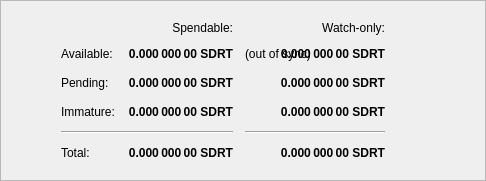
                <widget class="QFrame" name="frame">
                    <property name="frameShape">
                        <enum>QFrame::StyledPanel</enum>
                    </property>
                    <property name="frameShadow">
                        <enum>QFrame::Raised</enum>
                    </property>
                    <layout class="QHBoxLayout">
                         <item>
                            <spacer name="horizontalSpacerWalletSecruity">
                                <property name="orientation">
                                    <enum>Qt::Horizontal</enum>
                                </property>
                                <property name="sizeHint" stdset="0">
                                    <size>
                                        <width>40</width>
                                        <height>1</height>
                                    </size>
                                </property>
                            </spacer>
                        </item>
                        <item>
                            <widget class="QFrame">
                                <layout class="QVBoxLayout" name="verticalLayout_4">
                                   
                                    <item>
                                        <layout class="QGridLayout" name="gridLayout">
                                            <property name="spacing">
                                                <number>12</number>
                                            </property>
                                            <item row="0" column="1">
                                                <widget class="QLabel" name="labelSpendable">
                                                    <property name="text">
                                                        <string>Spendable:</string>
                                                    </property>
                                                    <property name="alignment">
                                                        <set>Qt::AlignRight|Qt::AlignTrailing|Qt::AlignVCenter</set>
                                                    </property>
                                                </widget>
                                            </item>
                                            <item row="0" column="2">
                                                <widget class="QLabel" name="labelWatchonly">
                                                    <property name="text">
                                                        <string>Watch-only:</string>
                                                    </property>
                                                    <property name="alignment">
                                                        <set>Qt::AlignRight|Qt::AlignTrailing|Qt::AlignVCenter</set>
                                                    </property>
                                                </widget>
                                            </item>
                                            <item row="1" column="0">
                                                <widget class="QLabel" name="labelBalanceText">
                                                    <property name="text">
                                                        <string>Available:</string>
                                                    </property>
                                                </widget>
                                            </item>
                                            <item row="1" column="1">
                                                <widget class="QLabel" name="labelBalance">
                                                    <property name="font">
                                                        <font>
                                                            <weight>75</weight>
                                                            <bold>true</bold>
                                                        </font>
                                                    </property>
                                                    <property name="cursor">
                                                        <cursorShape>IBeamCursor</cursorShape>
                                                    </property>
                                                    <property name="toolTip">
                                                        <string>Your current spendable balance</string>
                                                    </property>
                                                    <property name="text">
                                                        <string notr="true">0.000 000 00 SDRT</string>
                                                    </property>
                                                    <property name="alignment">
                                                        <set>Qt::AlignRight|Qt::AlignTrailing|Qt::AlignVCenter</set>
                                                    </property>
                                                    <property name="textInteractionFlags">
                                                        <set>Qt::LinksAccessibleByMouse|Qt::TextSelectableByKeyboard|Qt::TextSelectableByMouse</set>
                                                    </property>
                                                </widget>
                                            </item>
                                            <item row="1" column="2">
                                                <widget class="QLabel" name="labelWalletStatus">
                                                    <property name="toolTip">
                                                        <string>The displayed information may be out of date. Your wallet automatically synchronizes with the SDRT network after a connection is established, but this process has not completed yet.</string>
                                                    </property>
                                                    <property name="text">
                                                        <string notr="true">(out of sync)</string>
                                                    </property>
                                                    <property name="alignment">
                                                        <set>Qt::AlignLeading|Qt::AlignLeft|Qt::AlignVCenter</set>
                                                    </property>
                                                </widget>
                                            </item>
                                            <item row="1" column="2">
                                                <widget class="QLabel" name="labelWatchAvailable">
                                                    <property name="font">
                                                        <font>
                                                            <weight>75</weight>
                                                            <bold>true</bold>
                                                        </font>
                                                    </property>
                                                    <property name="cursor">
                                                        <cursorShape>IBeamCursor</cursorShape>
                                                    </property>
                                                    <property name="toolTip">
                                                        <string>Your current balance in watch-only addresses</string>
                                                    </property>
                                                    <property name="text">
                                                        <string notr="true">0.000 000 00 SDRT</string>
                                                    </property>
                                                    <property name="alignment">
                                                        <set>Qt::AlignRight|Qt::AlignTrailing|Qt::AlignVCenter</set>
                                                    </property>
                                                    <property name="textInteractionFlags">
                                                        <set>Qt::LinksAccessibleByMouse|Qt::TextSelectableByKeyboard|Qt::TextSelectableByMouse</set>
                                                    </property>
                                                </widget>
                                            </item>
                                            <item row="2" column="0">
                                                <widget class="QLabel" name="labelPendingText">
                                                    <property name="text">
                                                        <string>Pending:</string>
                                                    </property>
                                                </widget>
                                            </item>
                                            <item row="2" column="1">
                                                <widget class="QLabel" name="labelUnconfirmed">
                                                    <property name="font">
                                                        <font>
                                                            <weight>75</weight>
                                                            <bold>true</bold>
                                                        </font>
                                                    </property>
                                                    <property name="cursor">
                                                        <cursorShape>IBeamCursor</cursorShape>
                                                    </property>
                                                    <property name="toolTip">
                                                        <string>Total of transactions that have yet to be confirmed, and do not yet count toward the spendable balance</string>
                                                    </property>
                                                    <property name="text">
                                                        <string notr="true">0.000 000 00 SDRT</string>
                                                    </property>
                                                    <property name="alignment">
                                                        <set>Qt::AlignRight|Qt::AlignTrailing|Qt::AlignVCenter</set>
                                                    </property>
                                                    <property name="textInteractionFlags">
                                                        <set>Qt::LinksAccessibleByMouse|Qt::TextSelectableByKeyboard|Qt::TextSelectableByMouse</set>
                                                    </property>
                                                </widget>
                                            </item>
                                            <item row="2" column="2">
                                                <widget class="QLabel" name="labelWatchPending">
                                                    <property name="font">
                                                        <font>
                                                            <weight>75</weight>
                                                            <bold>true</bold>
                                                        </font>
                                                    </property>
                                                    <property name="cursor">
                                                        <cursorShape>IBeamCursor</cursorShape>
                                                    </property>
                                                    <property name="toolTip">
                                                        <string>Unconfirmed transactions to watch-only addresses</string>
                                                    </property>
                                                    <property name="text">
                                                        <string notr="true">0.000 000 00 SDRT</string>
                                                    </property>
                                                    <property name="alignment">
                                                        <set>Qt::AlignRight|Qt::AlignTrailing|Qt::AlignVCenter</set>
                                                    </property>
                                                    <property name="textInteractionFlags">
                                                        <set>Qt::LinksAccessibleByMouse|Qt::TextSelectableByKeyboard|Qt::TextSelectableByMouse</set>
                                                    </property>
                                                </widget>
                                            </item>
                                            <item row="2" column="3">
                                                <spacer name="horizontalSpacer_2">
                                                    <property name="orientation">
                                                        <enum>Qt::Horizontal</enum>
                                                    </property>
                                                    <property name="sizeHint" stdset="0">
                                                        <size>
                                                            <width>40</width>
                                                            <height>20</height>
                                                        </size>
                                                    </property>
                                                </spacer>
                                            </item>
                                            <item row="3" column="0">
                                                <widget class="QLabel" name="labelImmatureText">
                                                    <property name="text">
                                                        <string>Immature:</string>
                                                    </property>
                                                </widget>
                                            </item>
                                            <item row="3" column="1">
                                                <widget class="QLabel" name="labelImmature">
                                                    <property name="font">
                                                        <font>
                                                            <weight>75</weight>
                                                            <bold>true</bold>
                                                        </font>
                                                    </property>
                                                    <property name="cursor">
                                                        <cursorShape>IBeamCursor</cursorShape>
                                                    </property>
                                                    <property name="toolTip">
                                                        <string>Mined balance that has not yet matured</string>
                                                    </property>
                                                    <property name="text">
                                                        <string notr="true">0.000 000 00 SDRT</string>
                                                    </property>
                                                    <property name="alignment">
                                                        <set>Qt::AlignRight|Qt::AlignTrailing|Qt::AlignVCenter</set>
                                                    </property>
                                                    <property name="textInteractionFlags">
                                                        <set>Qt::LinksAccessibleByMouse|Qt::TextSelectableByKeyboard|Qt::TextSelectableByMouse</set>
                                                    </property>
                                                </widget>
                                            </item>
                                            <item row="3" column="2">
                                                <widget class="QLabel" name="labelWatchImmature">
                                                    <property name="font">
                                                        <font>
                                                            <weight>75</weight>
                                                            <bold>true</bold>
                                                        </font>
                                                    </property>
                                                    <property name="cursor">
                                                        <cursorShape>IBeamCursor</cursorShape>
                                                    </property>
                                                    <property name="toolTip">
                                                        <string>Mined balance in watch-only addresses that has not yet matured</string>
                                                    </property>
                                                    <property name="text">
                                                        <string notr="true">0.000 000 00 SDRT</string>
                                                    </property>
                                                    <property name="alignment">
                                                        <set>Qt::AlignRight|Qt::AlignTrailing|Qt::AlignVCenter</set>
                                                    </property>
                                                    <property name="textInteractionFlags">
                                                        <set>Qt::LinksAccessibleByMouse|Qt::TextSelectableByKeyboard|Qt::TextSelectableByMouse</set>
                                                    </property>
                                                </widget>
                                            </item>
                                            <item row="4" column="0" colspan="2">
                                                <widget class="Line" name="lineSpendableBalance">
                                                    <property name="orientation">
                                                        <enum>Qt::Horizontal</enum>
                                                    </property>
                                                </widget>
                                            </item>
                                            <item row="4" column="2">
                                                <widget class="Line" name="lineWatchBalance">
                                                    <property name="sizePolicy">
                                                        <sizepolicy hsizetype="Preferred" vsizetype="Fixed">
                                                            <horstretch>0</horstretch>
                                                            <verstretch>0</verstretch>
                                                        </sizepolicy>
                                                    </property>
                                                    <property name="minimumSize">
                                                        <size>
                                                            <width>140</width>
                                                            <height>0</height>
                                                        </size>
                                                    </property>
                                                    <property name="orientation">
                                                        <enum>Qt::Horizontal</enum>
                                                    </property>
                                                </widget>
                                            </item>
                                            <item row="5" column="0">
                                                <widget class="QLabel" name="labelTotalText">
                                                    <property name="text">
                                                        <string>Total:</string>
                                                    </property>
                                                </widget>
                                            </item>
                                            <item row="5" column="1">
                                                <widget class="QLabel" name="labelTotal">
                                                    <property name="font">
                                                        <font>
                                                            <weight>75</weight>
                                                            <bold>true</bold>
                                                        </font>
                                                    </property>
                                                    <property name="cursor">
                                                        <cursorShape>IBeamCursor</cursorShape>
                                                    </property>
                                                    <property name="toolTip">
                                                        <string>Your current total balance</string>
                                                    </property>
                                                    <property name="text">
                                                        <string notr="true">0.000 000 00 SDRT</string>
                                                    </property>
                                                    <property name="alignment">
                                                        <set>Qt::AlignRight|Qt::AlignTrailing|Qt::AlignVCenter</set>
                                                    </property>
                                                    <property name="textInteractionFlags">
                                                        <set>Qt::LinksAccessibleByMouse|Qt::TextSelectableByKeyboard|Qt::TextSelectableByMouse</set>
                                                    </property>
                                                </widget>
                                            </item>
                                            <item row="5" column="2">
                                                <widget class="QLabel" name="labelWatchTotal">
                                                    <property name="font">
                                                        <font>
                                                            <weight>75</weight>
                                                            <bold>true</bold>
                                                        </font>
                                                    </property>
                                                    <property name="cursor">
                                                        <cursorShape>IBeamCursor</cursorShape>
                                                    </property>
                                                    <property name="toolTip">
                                                        <string>Current total balance in watch-only addresses</string>
                                                    </property>
                                                    <property name="text">
                                                        <string notr="true">0.000 000 00 SDRT</string>
                                                    </property>
                                                    <property name="alignment">
                                                        <set>Qt::AlignRight|Qt::AlignTrailing|Qt::AlignVCenter</set>
                                                    </property>
                                                    <property name="textInteractionFlags">
                                                        <set>Qt::LinksAccessibleByMouse|Qt::TextSelectableByKeyboard|Qt::TextSelectableByMouse</set>
                                                    </property>
                                                </widget>
                                            </item>
                                        </layout>
                                    </item>
                                </layout>
                            </widget>
                        </item>
                        <item>
                            <spacer name="horizontalSpacerWalletSecruity">
                                <property name="orientation">
                                    <enum>Qt::Horizontal</enum>
                                </property>
                                <property name="sizeHint" stdset="0">
                                    <size>
                                        <width>40</width>
                                        <height>1</height>
                                    </size>
                                </property>
                            </spacer>
                        </item>
                    </layout>
                </widget>
